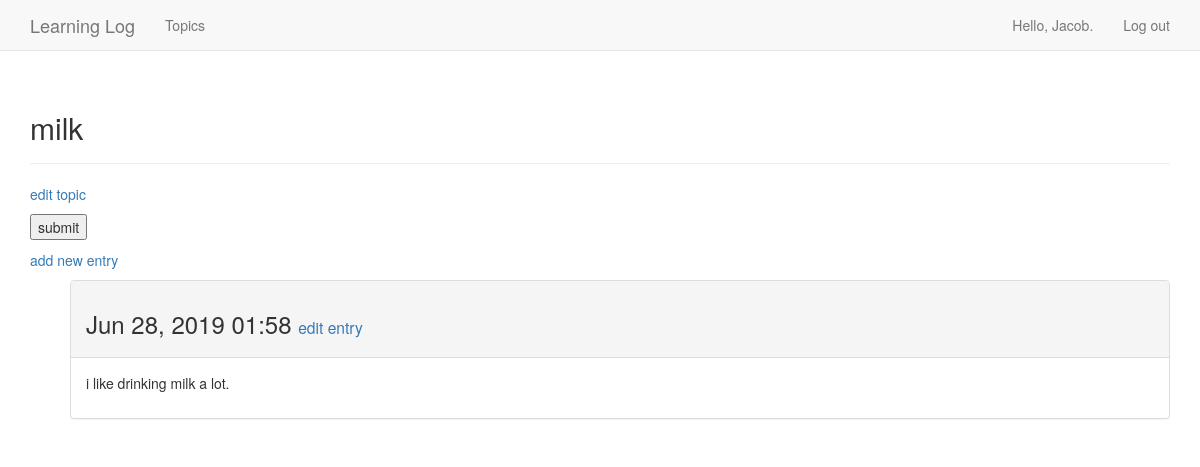
/topics/7/ (signed in), run on an earlier commit of the app's database.
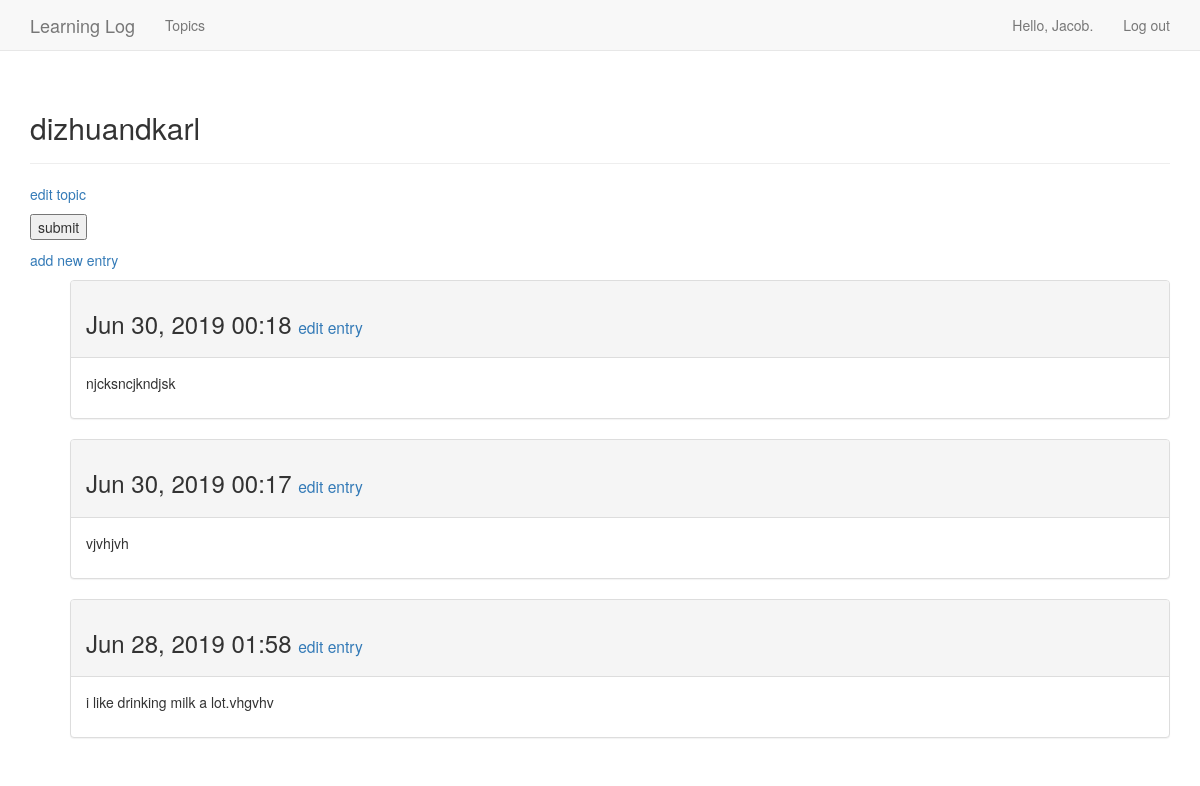
And on a later commit of the database.
### learning_logs/models.py (models this page shows, shortened)
class Topic(models.Model):
    text = models.CharField(max_length=200)
    date_added = models.DateTimeField(auto_now_add=True)
    owner = models.ForeignKey(User, on_delete=models.CASCADE)
    def __str__(self):
        return self.text

class Entry(models.Model):
    topic = models.ForeignKey(Topic, on_delete=models.CASCADE)
    text = models.TextField()
    date_added = models.DateTimeField(auto_now_add=True)
    class Meta:
        verbose_name_plural = 'entries'

### learning_logs/views.py (the view)
# urls.py: url(r'^topics/(?P<topic_id>\d+)/$', topic, name='topic'),
@login_required
def topic(request, topic_id):
    topic = Topic.objects.get(id=topic_id)
    entries = topic.entry_set.order_by('-date_added')
    if topic.owner != request.user:
        raise Http404
    context = {'topic': topic, 'entries': entries}
    return render(request, 'learning_logs/topic.html', context)

### learning_logs/templates/learning_logs/topic.html (shortened to what this page needs)
{% extends 'learning_logs/base.html' %}
{% block header %}
  <h2>{{ topic }}</h2>
{% endblock header %}
{% block content %}
  <p>
    <a href="{% url 'learning_logs:edit_topic' topic.id %}">edit topic</a>
    <form action="{% url 'learning_logs:edit_topic' topic.id %}" method='post'>
      <button name='submit' >submit</button>
    </form>
  </p>
  <p>
    <a href="{% url 'learning_logs:new_entry' topic.id %}">add new entry</a>
  </p>
  <ul>
  {% for entry in entries %}
    <div class="panel panel-default">
      <div class="panel-heading">
        <h3>
          {{ entry.date_added|date:'M d, Y H:i'}}
          <small>
            <a href="{% url 'learning_logs:edit_entry' entry.id %}">edit entry</a>
          </small>
        </h3>
      </div>
      <div class="panel-body">
        {{ entry.text|linebreaks }}
      </div>
    </div>
  {% empty %}
    There are no entries for this topic yet.
  {% endfor %}
{% endblock content %}

### learning_logs/templates/learning_logs/base.html (shortened to what this page needs)
{% load bootstrap3 %}
<!DOCTYPE html>
<html lang="en">
  <head>
    {% bootstrap_css %}
  </head>
  <body>
    <nav class="navbar navbar-default navbar-static-top">
      <div class="container">
        <div class="navbar-header">
            <a class="navbar-brand" href="{% url 'learning_logs:index' %}">
              Learning Log
            </a>
        </div>
        <div id="navbar" class="navbar-collapse collapse">
          <ul class="nav navbar-nav">
            <li><a href="{% url 'learning_logs:topics' %}">Topics</a></li>
          </ul>
          <ul class="nav navbar-nav navbar-right">
            {% if user.is_authenticated %}
              <li><a>Hello, {{ user.username }}.</a></li>
              <li><a href="{% url 'users:logout' %}">Log out</a></li>
            {% else %}
              <li><a href="{% url 'users:register' %}">Register</a></li>
              <li><a href="{% url 'users:login' %}">Log in</a></li>
            {% endif %}
          </ul>
        </div>
      </div>
    </nav>
    <div class="container">
      <div class="page-header">
        {% block header %}{% endblock header %}
      </div>
      <div>
        {% block content %}{% endblock content %}
      </div>
  </div>
  </body>
</html>

What changed in the data, as far as the page shows it:
changed Topic: text "milk" → "dizhuandkarl"
added Entry: date_added "Jun 30, 2019 00:18", text "njcksncjkndjsk"
added Entry: date_added "Jun 30, 2019 00:17", text "vjvhjvh"
changed Entry: text "i like drinking milk a lot." → "i like drinking milk a lot.vhgvhv"
